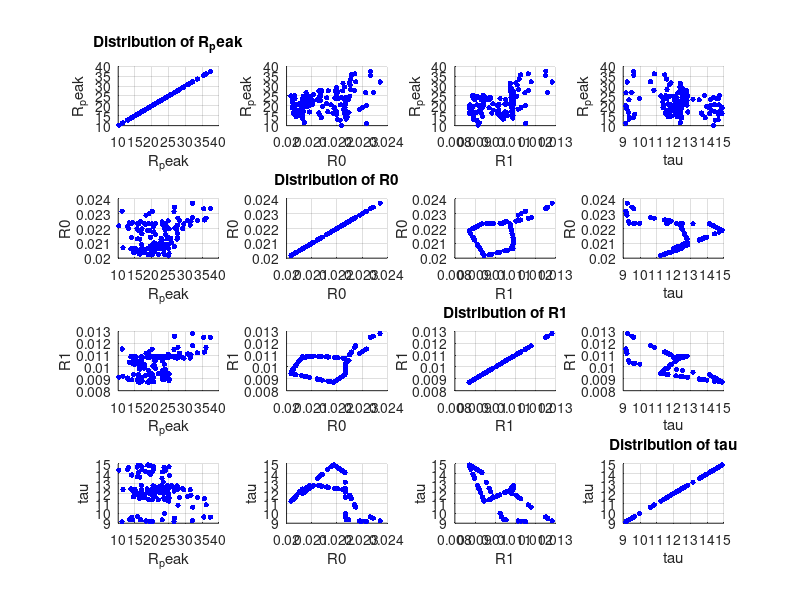

This chart was generated by the following MATLAB code: (Note: this script raises an error after producing the figure.)
function covariance_plot()
    clc; clear; close all;
    
    %% 1. 데이터 로드
    data = load('Interpolated_R_1RC_Params.mat');
    new_data = data.new_data;

    % 개별 변수 추출 (SOC 제외)
    R_peak = new_data.R_peak(:);
    R0 = new_data.R0(:);
    R1 = new_data.R1(:);
    tau = new_data.tau(:);

    % 변수명을 리스트로 저장
    variables = {'R_peak', 'R0', 'R1', 'tau'};
    values = {R_peak, R0, R1, tau};
    
    % 4x4 서브플롯 생성
    figure('Name', 'Covariance Plot', 'Color', 'w');
    set(gcf, 'Units', 'pixels', 'Position', [100, 100, 1000, 900]);
    
    num_vars = length(variables);
    
    for i = 1:num_vars
        for j = 1:num_vars
            subplot(num_vars, num_vars, (i - 1) * num_vars + j);
            scatter(values{j}, values{i}, 15, 'b', 'filled');
            xlabel(variables{j});
            ylabel(variables{i});
            grid on;
            if i == j
                title(['Distribution of ', variables{i}]);
            end
        end
    end
    
    sgtitle('Pairwise Covariance Scatter Plots');
end
